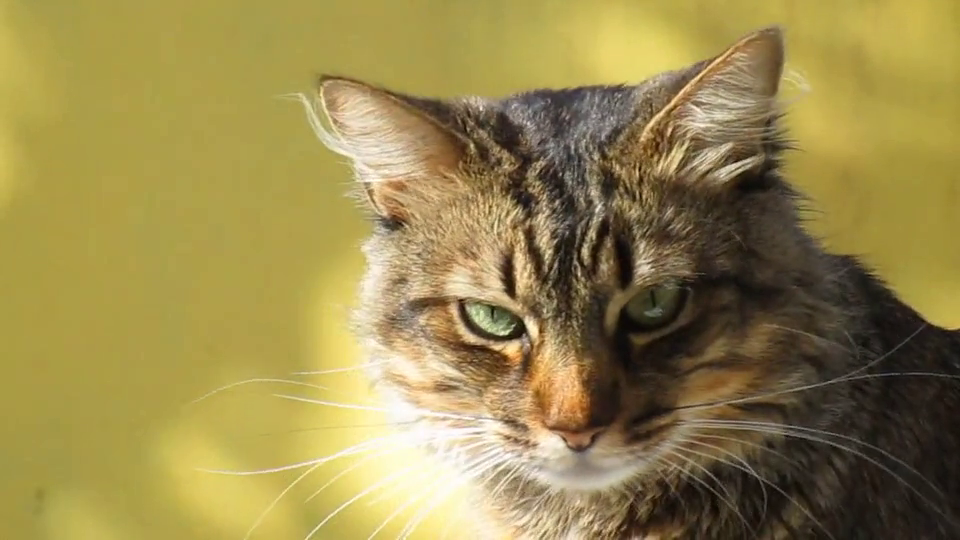
#> input picture frame 28 of sample.mp4, 960 x 540 px
$ python exercise_answer.py
#> lines starting #> are read from the running program, lines starting #| are printed output that depends on the picture; after the words box and inside, x2 and y2 are one past the last pixel; in counts of white or black regions, pixels touching at a corner belong together
import cv2
cat_cascade = cv2.CascadeClassifier('./cascade.xml')
data = cv2.VideoCapture('./sample.mp4')

while True:
    ret, frame = data.read()
#> frame is the input picture: shape (540, 960, 3); mean B, G, R 78.3, 136.2, 152.3
    if ret:
        gray_data = cv2.cvtColor(frame, cv2.COLOR_BGR2GRAY)
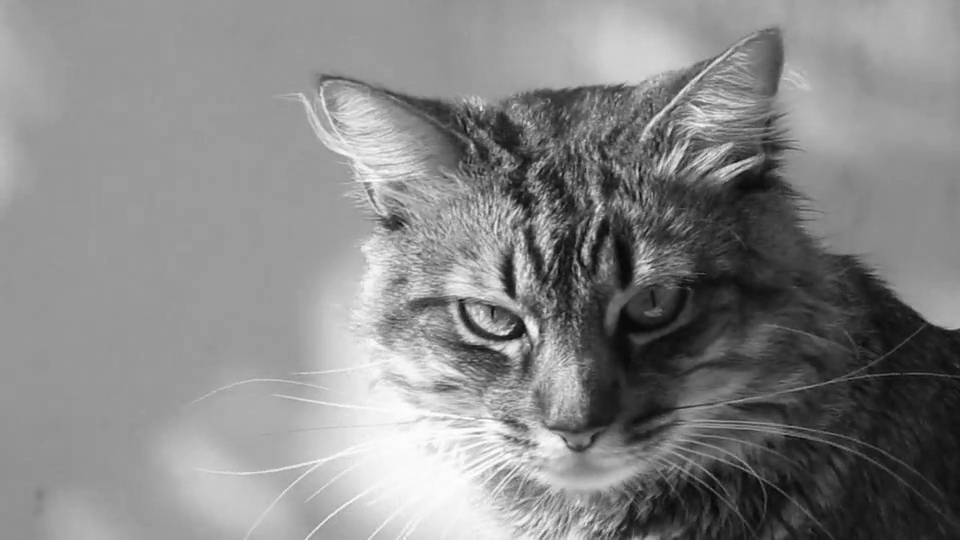
#> gray_data: shape (540, 960); min 4, max 255, mean 134.4
        detect = cat_cascade.detectMultiScale(gray_data)
#> detect = [[316, 30, 444, 444]]
        for x, y, w, h in detect:
            cv2.rectangle(frame, (x, y), (x + w, y + h), (0, 255, 0), 2)
#> this loop made 1 pass
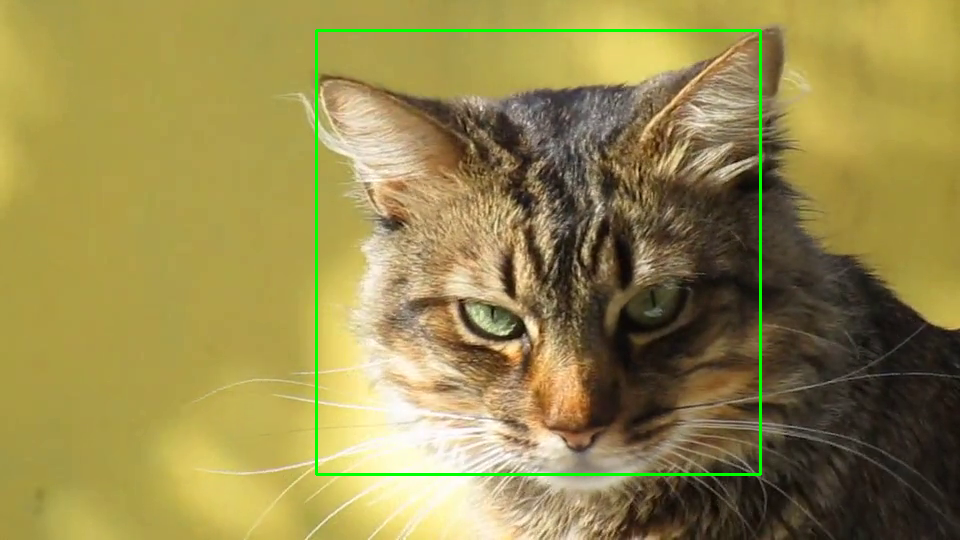
#> frame: shape (540, 960, 3); 1.03% of pixels changed, all inside (x1, y1, x2, y2) = (315, 29, 762, 476)
        cv2.imshow('sample data', frame)
        if cv2.waitKey(1) & 0xFF == ord("q"):
#> (key q is pressed here)
            break
    else:
        data.set(cv2.CAP_PROP_POS_FRAMES, 0)

cv2.destroyWindow('sample data')

$ run again, starting later in the video
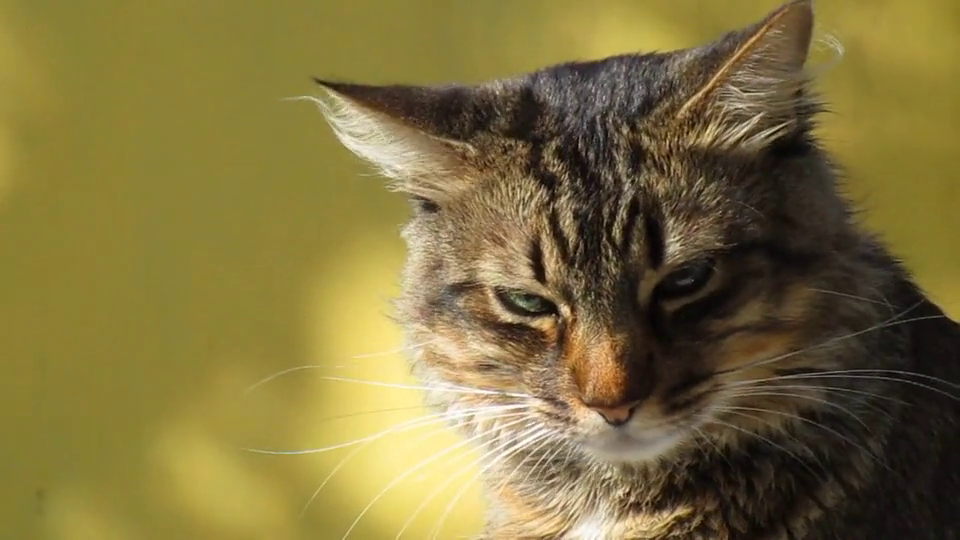
#> input picture frame 128 of sample.mp4, 960 x 540 px
#> frame is the input picture: shape (540, 960, 3); mean B, G, R 62.3, 113.5, 127.5
#> `gray_data = cv2.cvtColor(frame, cv2.COLOR_BGR2GRAY)`:
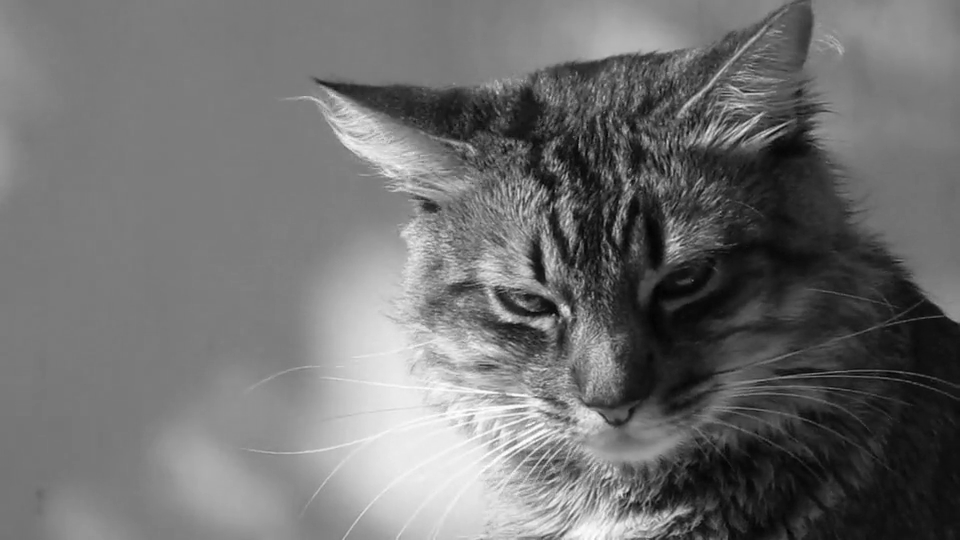
#> gray_data: shape (540, 960); min 3, max 255, mean 111.8
#> detect = ()

$ run again, starting later in the video
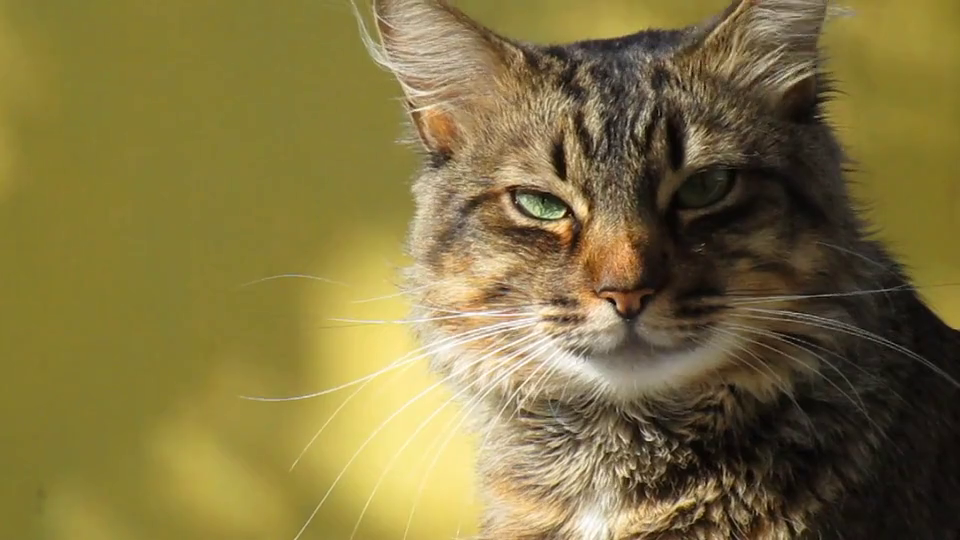
#> input picture frame 228 of sample.mp4, 960 x 540 px
#> frame is the input picture: shape (540, 960, 3); mean B, G, R 64.6, 115.5, 129.4
#> `gray_data = cv2.cvtColor(frame, cv2.COLOR_BGR2GRAY)`:
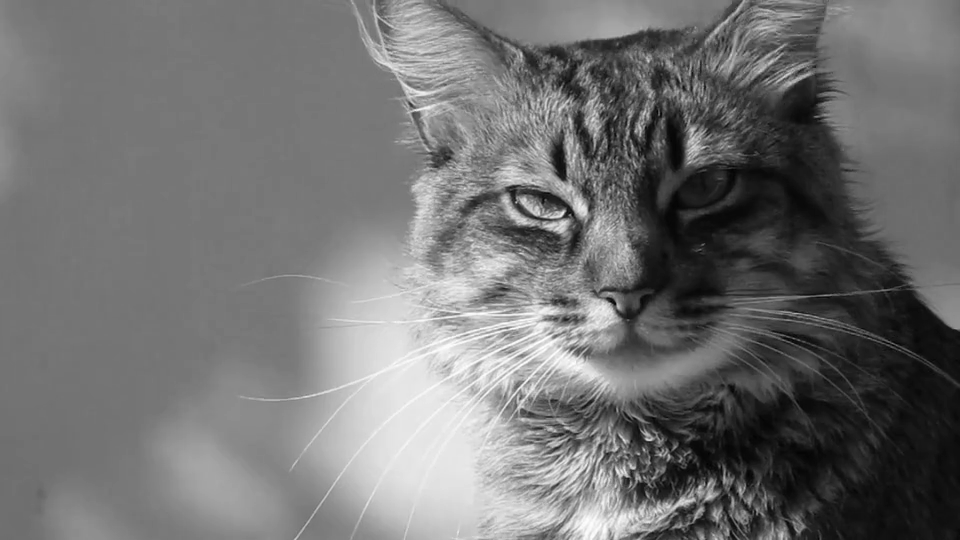
#> gray_data: shape (540, 960); min 0, max 255, mean 113.8
#> detect = ()
